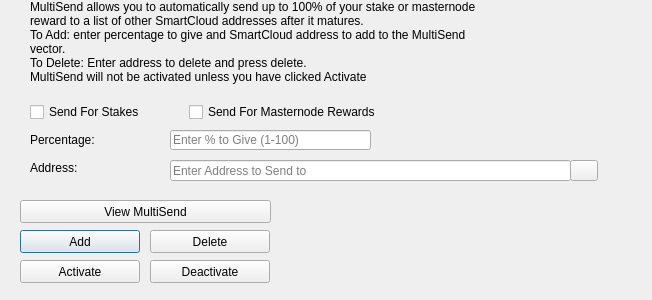
<?xml version="1.0" encoding="UTF-8"?>
<ui version="4.0">
 <class>MultiSendDialog</class>
 <widget class="QDialog" name="MultiSendDialog">
  <property name="windowModality">
   <enum>Qt::NonModal</enum>
  </property>
  <property name="geometry">
   <rect>
    <x>0</x>
    <y>0</y>
    <width>652</width>
    <height>300</height>
   </rect>
  </property>
  <property name="windowTitle">
   <string>MultiSend</string>
  </property>
  <widget class="QLineEdit" name="multiSendPercentEdit">
   <property name="geometry">
    <rect>
     <x>170</x>
     <y>130</y>
     <width>201</width>
     <height>20</height>
    </rect>
   </property>
   <property name="toolTip">
    <string>Enter whole numbers 1 - 100</string>
   </property>
   <property name="placeholderText">
    <string>Enter % to Give (1-100)</string>
   </property>
  </widget>
  <widget class="QLineEdit" name="multiSendAddressEdit">
   <property name="geometry">
    <rect>
     <x>170</x>
     <y>160</y>
     <width>401</width>
     <height>21</height>
    </rect>
   </property>
   <property name="toolTip">
    <string/>
   </property>
   <property name="placeholderText">
    <string>Enter Address to Send to</string>
   </property>
  </widget>
  <widget class="QLabel" name="label_2">
   <property name="geometry">
    <rect>
     <x>30</x>
     <y>0</y>
     <width>451</width>
     <height>121</height>
    </rect>
   </property>
   <property name="lineWidth">
    <number>1</number>
   </property>
   <property name="text">
    <string>MultiSend allows you to automatically send up to 100% of your stake or masternode reward to a list of other SmartCloud addresses after it matures.
To Add: enter percentage to give and SmartCloud address to add to the MultiSend vector.
To Delete: Enter address to delete and press delete.
MultiSend will not be activated unless you have clicked Activate</string>
   </property>
   <property name="alignment">
    <set>Qt::AlignLeading|Qt::AlignLeft|Qt::AlignTop</set>
   </property>
   <property name="wordWrap">
    <bool>true</bool>
   </property>
  </widget>
  <widget class="QLabel" name="message">
   <property name="geometry">
    <rect>
     <x>290</x>
     <y>200</y>
     <width>351</width>
     <height>91</height>
    </rect>
   </property>
   <property name="text">
    <string/>
   </property>
  </widget>
  <widget class="QPushButton" name="addButton">
   <property name="geometry">
    <rect>
     <x>20</x>
     <y>230</y>
     <width>120</width>
     <height>23</height>
    </rect>
   </property>
   <property name="toolTip">
    <string/>
   </property>
   <property name="statusTip">
    <string>Add to MultiSend Vector</string>
   </property>
   <property name="text">
    <string>Add</string>
   </property>
  </widget>
  <widget class="QPushButton" name="disableButton">
   <property name="geometry">
    <rect>
     <x>150</x>
     <y>260</y>
     <width>120</width>
     <height>23</height>
    </rect>
   </property>
   <property name="statusTip">
    <string>Deactivate MultiSend</string>
   </property>
   <property name="text">
    <string>Deactivate</string>
   </property>
  </widget>
  <widget class="QPushButton" name="addressBookButton">
   <property name="geometry">
    <rect>
     <x>570</x>
     <y>160</y>
     <width>28</width>
     <height>21</height>
    </rect>
   </property>
   <property name="toolTip">
    <string>Choose an address from the address book</string>
   </property>
   <property name="text">
    <string/>
   </property>
   <property name="icon">
    <iconset resource="../smartcloud.qrc">
     <normaloff>:/icons/address-book</normaloff>:/icons/address-book</iconset>
   </property>
   <property name="shortcut">
    <string>Alt+A</string>
   </property>
   <property name="autoDefault">
    <bool>false</bool>
   </property>
  </widget>
  <widget class="QLabel" name="label">
   <property name="geometry">
    <rect>
     <x>30</x>
     <y>130</y>
     <width>121</width>
     <height>20</height>
    </rect>
   </property>
   <property name="toolTip">
    <string>Percentage of stake to send</string>
   </property>
   <property name="text">
    <string>Percentage:</string>
   </property>
  </widget>
  <widget class="QLabel" name="label_5">
   <property name="geometry">
    <rect>
     <x>30</x>
     <y>160</y>
     <width>111</width>
     <height>16</height>
    </rect>
   </property>
   <property name="toolTip">
    <string>Address to send portion of stake to</string>
   </property>
   <property name="text">
    <string>Address:</string>
   </property>
  </widget>
  <widget class="QPushButton" name="deleteButton">
   <property name="geometry">
    <rect>
     <x>150</x>
     <y>230</y>
     <width>120</width>
     <height>23</height>
    </rect>
   </property>
   <property name="toolTip">
    <string/>
   </property>
   <property name="statusTip">
    <string>Delete Address From MultiSend Vector</string>
   </property>
   <property name="text">
    <string>Delete</string>
   </property>
  </widget>
  <widget class="QPushButton" name="activateButton">
   <property name="geometry">
    <rect>
     <x>20</x>
     <y>260</y>
     <width>120</width>
     <height>23</height>
    </rect>
   </property>
   <property name="statusTip">
    <string>Activate MultiSend</string>
   </property>
   <property name="text">
    <string>Activate</string>
   </property>
  </widget>
  <widget class="QPushButton" name="viewButton">
   <property name="geometry">
    <rect>
     <x>20</x>
     <y>200</y>
     <width>251</width>
     <height>23</height>
    </rect>
   </property>
   <property name="toolTip">
    <string/>
   </property>
   <property name="statusTip">
    <string>View MultiSend Vector</string>
   </property>
   <property name="text">
    <string>View MultiSend</string>
   </property>
  </widget>
  <widget class="QWidget" name="horizontalLayoutWidget">
   <property name="geometry">
    <rect>
     <x>30</x>
     <y>100</y>
     <width>351</width>
     <height>24</height>
    </rect>
   </property>
   <layout class="QHBoxLayout" name="horizontalLayout">
    <item>
     <widget class="QCheckBox" name="multiSendStakeCheckBox">
      <property name="text">
       <string>Send For Stakes</string>
      </property>
     </widget>
    </item>
    <item>
     <widget class="QCheckBox" name="multiSendMasternodeCheckBox">
      <property name="text">
       <string>Send For Masternode Rewards</string>
      </property>
     </widget>
    </item>
   </layout>
  </widget>
 </widget>
 <resources>
  <include location="../smartcloud.qrc"/>
 </resources>
 <connections/>
</ui>
